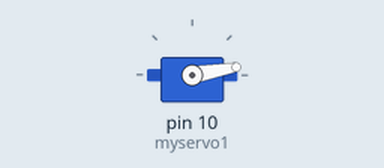
The sketch below on a simulated Arduino Uno, built with avr-gcc and run on an emulated ATmega328P. Shown: servo.

Above: at 0.05 s.
At 10.0 s:
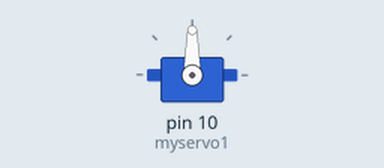
Timing chart, 0 to 13.0 s (numbered marks = the images above):
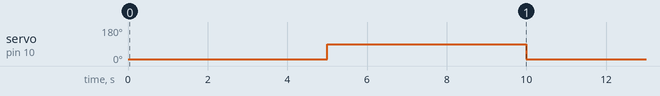

The sketch:

servo.ino
```cpp
#include <Servo.h>

Servo myservo1;


void setup() {

  myservo1.attach(10);

}

void loop() {
ser1();

}

void ser1(){
  myservo1.write(10);                  // sets the servo position according to the scaled value
  delay(5000);

  myservo1.write(90);                  // sets the servo position according to the scaled value
  delay(5000);
}
```

Measured:
- by itself, servo on pin 10 (myservo1): alternates 90° for 5.0 s and 10° for 5.0 s
